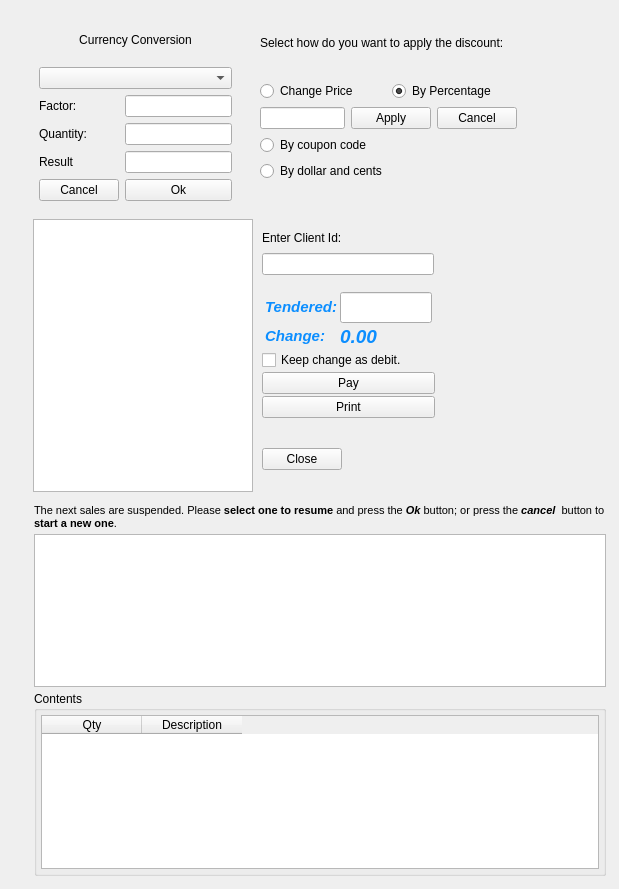
      <widget class="QWidget" name="page_Adds">
       <widget class="QFrame" name="frameCurrency">
        <property name="geometry">
         <rect>
          <x>30</x>
          <y>10</y>
          <width>211</width>
          <height>200</height>
         </rect>
        </property>
        <property name="frameShape">
         <enum>QFrame::NoFrame</enum>
        </property>
        <property name="frameShadow">
         <enum>QFrame::Raised</enum>
        </property>
        <layout class="QGridLayout" name="gridLayout_3">
         <item row="0" column="0" colspan="2">
          <widget class="QLabel" name="label_15">
           <property name="text">
            <string>Currency Conversion</string>
           </property>
           <property name="alignment">
            <set>Qt::AlignCenter</set>
           </property>
          </widget>
         </item>
         <item row="1" column="0" colspan="2">
          <widget class="QComboBox" name="comboCurrency"/>
         </item>
         <item row="2" column="0">
          <widget class="QLabel" name="label_12">
           <property name="text">
            <string>Factor:</string>
           </property>
          </widget>
         </item>
         <item row="2" column="1">
          <widget class="QLineEdit" name="editConvFactor">
           <property name="readOnly">
            <bool>true</bool>
           </property>
          </widget>
         </item>
         <item row="3" column="0">
          <widget class="QLabel" name="label_13">
           <property name="text">
            <string>Quantity:</string>
           </property>
          </widget>
         </item>
         <item row="3" column="1">
          <widget class="QLineEdit" name="editConvQty"/>
         </item>
         <item row="4" column="0">
          <widget class="QLabel" name="label_14">
           <property name="text">
            <string>Result</string>
           </property>
          </widget>
         </item>
         <item row="4" column="1">
          <widget class="QLineEdit" name="editConvResult">
           <property name="readOnly">
            <bool>true</bool>
           </property>
          </widget>
         </item>
         <item row="5" column="0">
          <widget class="QPushButton" name="btnConvCancel">
           <property name="text">
            <string>Cancel</string>
           </property>
          </widget>
         </item>
         <item row="5" column="1">
          <widget class="QPushButton" name="btnConvOk">
           <property name="text">
            <string>Ok</string>
           </property>
          </widget>
         </item>
        </layout>
       </widget>
       <widget class="QWidget" name="discountWidget" native="true">
        <property name="geometry">
         <rect>
          <x>260</x>
          <y>10</y>
          <width>257</width>
          <height>171</height>
         </rect>
        </property>
        <property name="sizePolicy">
         <sizepolicy hsizetype="MinimumExpanding" vsizetype="MinimumExpanding">
          <horstretch>0</horstretch>
          <verstretch>0</verstretch>
         </sizepolicy>
        </property>
        <layout class="QVBoxLayout" name="verticalLayout_5">
         <item>
          <widget class="QLabel" name="lbl_discounts">
           <property name="text">
            <string>Select how do you want to apply the discount:</string>
           </property>
           <property name="wordWrap">
            <bool>true</bool>
           </property>
          </widget>
         </item>
         <item>
          <layout class="QHBoxLayout" name="horizontalLayout_8">
           <item>
            <widget class="QRadioButton" name="rbPriceChange">
             <property name="text">
              <string>Change Price</string>
             </property>
            </widget>
           </item>
           <item>
            <widget class="QRadioButton" name="rbPercentage">
             <property name="text">
              <string>By Percentage</string>
             </property>
             <property name="checked">
              <bool>true</bool>
             </property>
            </widget>
           </item>
          </layout>
         </item>
         <item>
          <layout class="QHBoxLayout" name="horizontalLayout_3">
           <item>
            <widget class="MibitLineEdit" name="editDiscount"/>
           </item>
           <item>
            <widget class="QPushButton" name="btnApplyDiscount">
             <property name="text">
              <string>Apply</string>
             </property>
            </widget>
           </item>
           <item>
            <widget class="QPushButton" name="btnCancelDiscount">
             <property name="text">
              <string>Cancel</string>
             </property>
            </widget>
           </item>
          </layout>
         </item>
         <item>
          <widget class="QRadioButton" name="rbCoupon">
           <property name="text">
            <string>By coupon code</string>
           </property>
          </widget>
         </item>
         <item>
          <widget class="QRadioButton" name="rbMoney">
           <property name="text">
            <string>By dollar and cents</string>
           </property>
          </widget>
         </item>
        </layout>
       </widget>
       <widget class="QWidget" name="resumeWidget" native="true">
        <property name="geometry">
         <rect>
          <x>30</x>
          <y>500</y>
          <width>580</width>
          <height>380</height>
         </rect>
        </property>
        <property name="minimumSize">
         <size>
          <width>580</width>
          <height>380</height>
         </size>
        </property>
        <layout class="QVBoxLayout" name="verticalLayout_7">
         <property name="spacing">
          <number>4</number>
         </property>
         <property name="leftMargin">
          <number>4</number>
         </property>
         <property name="topMargin">
          <number>4</number>
         </property>
         <property name="rightMargin">
          <number>4</number>
         </property>
         <property name="bottomMargin">
          <number>4</number>
         </property>
         <item>
          <widget class="QLabel" name="lblTitle">
           <property name="text">
            <string>&lt;!DOCTYPE HTML PUBLIC &quot;-//W3C//DTD HTML 4.0//EN&quot; &quot;http://www.w3.org/TR/REC-html40/strict.dtd&quot;&gt;
&lt;html&gt;&lt;head&gt;&lt;meta name=&quot;qrichtext&quot; content=&quot;1&quot; /&gt;&lt;style type=&quot;text/css&quot;&gt;
p, li { white-space: pre-wrap; }
&lt;/style&gt;&lt;/head&gt;&lt;body style=&quot; font-family:'Lucida Grande'; font-size:8pt; font-weight:400; font-style:normal;&quot;&gt;
&lt;p style=&quot; margin-top:0px; margin-bottom:0px; margin-left:0px; margin-right:0px; -qt-block-indent:0; text-indent:0px;&quot;&gt;The next sales are suspended. Please &lt;span style=&quot; font-weight:600;&quot;&gt;select one to resume&lt;/span&gt; and press the &lt;span style=&quot; font-weight:600; font-style:italic;&quot;&gt;Ok&lt;/span&gt; button; or press the &lt;span style=&quot; font-weight:600; font-style:italic;&quot;&gt;cancel&lt;/span&gt;  button to &lt;span style=&quot; font-weight:600;&quot;&gt;start a new one&lt;/span&gt;.&lt;/p&gt;&lt;/body&gt;&lt;/html&gt;</string>
           </property>
           <property name="wordWrap">
            <bool>true</bool>
           </property>
          </widget>
         </item>
         <item>
          <widget class="QTableView" name="tableSuspendedSales">
           <property name="minimumSize">
            <size>
             <width>280</width>
             <height>0</height>
            </size>
           </property>
           <property name="editTriggers">
            <set>QAbstractItemView::NoEditTriggers</set>
           </property>
           <property name="selectionMode">
            <enum>QAbstractItemView::SingleSelection</enum>
           </property>
           <property name="selectionBehavior">
            <enum>QAbstractItemView::SelectRows</enum>
           </property>
           <property name="sortingEnabled">
            <bool>true</bool>
           </property>
           <property name="cornerButtonEnabled">
            <bool>false</bool>
           </property>
          </widget>
         </item>
         <item>
          <widget class="QGroupBox" name="groupBox_2">
           <property name="minimumSize">
            <size>
             <width>0</width>
             <height>100</height>
            </size>
           </property>
           <property name="title">
            <string>Contents</string>
           </property>
           <layout class="QVBoxLayout" name="verticalLayout_6">
            <property name="spacing">
             <number>4</number>
            </property>
            <property name="leftMargin">
             <number>4</number>
            </property>
            <property name="topMargin">
             <number>4</number>
            </property>
            <property name="rightMargin">
             <number>4</number>
            </property>
            <property name="bottomMargin">
             <number>4</number>
            </property>
            <item>
             <widget class="QTableWidget" name="contentTable">
              <column>
               <property name="text">
                <string>Qty</string>
               </property>
              </column>
              <column>
               <property name="text">
                <string>Description</string>
               </property>
              </column>
             </widget>
            </item>
           </layout>
          </widget>
         </item>
        </layout>
       </widget>
       <widget class="QWidget" name="creditWidget" native="true">
        <property name="geometry">
         <rect>
          <x>30</x>
          <y>210</y>
          <width>420</width>
          <height>285</height>
         </rect>
        </property>
        <property name="sizePolicy">
         <sizepolicy hsizetype="Minimum" vsizetype="Expanding">
          <horstretch>0</horstretch>
          <verstretch>0</verstretch>
         </sizepolicy>
        </property>
        <property name="minimumSize">
         <size>
          <width>320</width>
          <height>280</height>
         </size>
        </property>
        <property name="maximumSize">
         <size>
          <width>16777215</width>
          <height>16777215</height>
         </size>
        </property>
        <layout class="QGridLayout" name="gridLayout_4">
         <property name="leftMargin">
          <number>3</number>
         </property>
         <property name="topMargin">
          <number>9</number>
         </property>
         <property name="rightMargin">
          <number>3</number>
         </property>
         <property name="bottomMargin">
          <number>3</number>
         </property>
         <item row="0" column="0" rowspan="4">
          <widget class="QTextEdit" name="creditContent">
           <property name="sizePolicy">
            <sizepolicy hsizetype="Expanding" vsizetype="Expanding">
             <horstretch>0</horstretch>
             <verstretch>0</verstretch>
            </sizepolicy>
           </property>
           <property name="minimumSize">
            <size>
             <width>0</width>
             <height>0</height>
            </size>
           </property>
           <property name="maximumSize">
            <size>
             <width>220</width>
             <height>16777215</height>
            </size>
           </property>
           <property name="horizontalScrollBarPolicy">
            <enum>Qt::ScrollBarAlwaysOff</enum>
           </property>
          </widget>
         </item>
         <item row="0" column="1">
          <widget class="QWidget" name="widget_2" native="true">
           <property name="sizePolicy">
            <sizepolicy hsizetype="MinimumExpanding" vsizetype="Preferred">
             <horstretch>0</horstretch>
             <verstretch>0</verstretch>
            </sizepolicy>
           </property>
           <layout class="QVBoxLayout" name="verticalLayout_9">
            <property name="leftMargin">
             <number>3</number>
            </property>
            <property name="rightMargin">
             <number>12</number>
            </property>
            <item>
             <widget class="QLabel" name="label_16">
              <property name="sizePolicy">
               <sizepolicy hsizetype="Maximum" vsizetype="Preferred">
                <horstretch>0</horstretch>
                <verstretch>0</verstretch>
               </sizepolicy>
              </property>
              <property name="text">
               <string>Enter Client Id:</string>
              </property>
             </widget>
            </item>
            <item>
             <widget class="QLineEdit" name="editClientIdForCredit">
              <property name="sizePolicy">
               <sizepolicy hsizetype="Expanding" vsizetype="Fixed">
                <horstretch>0</horstretch>
                <verstretch>0</verstretch>
               </sizepolicy>
              </property>
              <property name="maximumSize">
               <size>
                <width>172</width>
                <height>16777215</height>
               </size>
              </property>
             </widget>
            </item>
           </layout>
          </widget>
         </item>
         <item row="3" column="1">
          <widget class="QWidget" name="widget" native="true">
           <property name="sizePolicy">
            <sizepolicy hsizetype="Maximum" vsizetype="Preferred">
             <horstretch>0</horstretch>
             <verstretch>0</verstretch>
            </sizepolicy>
           </property>
           <property name="layoutDirection">
            <enum>Qt::LeftToRight</enum>
           </property>
           <layout class="QHBoxLayout" name="horizontalLayout_5">
            <property name="spacing">
             <number>0</number>
            </property>
            <property name="leftMargin">
             <number>3</number>
            </property>
            <property name="topMargin">
             <number>0</number>
            </property>
            <property name="rightMargin">
             <number>12</number>
            </property>
            <property name="bottomMargin">
             <number>0</number>
            </property>
            <item>
             <widget class="QPushButton" name="btnCancelCreditPayment">
              <property name="sizePolicy">
               <sizepolicy hsizetype="Maximum" vsizetype="Fixed">
                <horstretch>0</horstretch>
                <verstretch>0</verstretch>
               </sizepolicy>
              </property>
              <property name="text">
               <string>Close</string>
              </property>
             </widget>
            </item>
           </layout>
          </widget>
         </item>
         <item row="1" column="1" rowspan="2">
          <widget class="QWidget" name="creditPaymentWidget" native="true">
           <property name="sizePolicy">
            <sizepolicy hsizetype="Expanding" vsizetype="Maximum">
             <horstretch>0</horstretch>
             <verstretch>0</verstretch>
            </sizepolicy>
           </property>
           <property name="minimumSize">
            <size>
             <width>0</width>
             <height>50</height>
            </size>
           </property>
           <layout class="QVBoxLayout" name="verticalLayout_8">
            <property name="spacing">
             <number>2</number>
            </property>
            <property name="leftMargin">
             <number>3</number>
            </property>
            <property name="topMargin">
             <number>0</number>
            </property>
            <property name="rightMargin">
             <number>12</number>
            </property>
            <property name="bottomMargin">
             <number>0</number>
            </property>
            <item>
             <layout class="QGridLayout" name="gridLayout_5">
              <property name="horizontalSpacing">
               <number>0</number>
              </property>
              <item row="0" column="0">
               <widget class="QLabel" name="label_18">
                <property name="sizePolicy">
                 <sizepolicy hsizetype="Minimum" vsizetype="Preferred">
                  <horstretch>0</horstretch>
                  <verstretch>0</verstretch>
                 </sizepolicy>
                </property>
                <property name="text">
                 <string>&lt;!DOCTYPE HTML PUBLIC &quot;-//W3C//DTD HTML 4.0//EN&quot; &quot;http://www.w3.org/TR/REC-html40/strict.dtd&quot;&gt;
&lt;html&gt;&lt;head&gt;&lt;meta name=&quot;qrichtext&quot; content=&quot;1&quot; /&gt;&lt;style type=&quot;text/css&quot;&gt;
p, li { white-space: pre-wrap; }
&lt;/style&gt;&lt;/head&gt;&lt;body style=&quot; font-family:'Ubuntu'; font-size:11pt; font-weight:400; font-style:normal;&quot;&gt;
&lt;p style=&quot; margin-top:0px; margin-bottom:0px; margin-left:0px; margin-right:0px; -qt-block-indent:0; text-indent:0px;&quot;&gt;&lt;span style=&quot; font-weight:600; font-style:italic; color:#0c8eff;&quot;&gt;Tendered:&lt;/span&gt;&lt;/p&gt;&lt;/body&gt;&lt;/html&gt;</string>
                </property>
                <property name="alignment">
                 <set>Qt::AlignRight|Qt::AlignTrailing|Qt::AlignVCenter</set>
                </property>
               </widget>
              </item>
              <item row="0" column="1">
               <widget class="MibitLineEdit" name="editCreditTendered">
                <property name="sizePolicy">
                 <sizepolicy hsizetype="Expanding" vsizetype="Fixed">
                  <horstretch>0</horstretch>
                  <verstretch>0</verstretch>
                 </sizepolicy>
                </property>
                <property name="minimumSize">
                 <size>
                  <width>60</width>
                  <height>30</height>
                 </size>
                </property>
                <property name="maximumSize">
                 <size>
                  <width>92</width>
                  <height>16777215</height>
                 </size>
                </property>
                <property name="font">
                 <font>
                  <pointsize>14</pointsize>
                  <weight>75</weight>
                  <bold>true</bold>
                 </font>
                </property>
               </widget>
              </item>
              <item row="1" column="1">
               <widget class="QLabel" name="lblCreditChange">
                <property name="sizePolicy">
                 <sizepolicy hsizetype="Maximum" vsizetype="Preferred">
                  <horstretch>0</horstretch>
                  <verstretch>0</verstretch>
                 </sizepolicy>
                </property>
                <property name="font">
                 <font>
                  <pointsize>14</pointsize>
                  <italic>true</italic>
                 </font>
                </property>
                <property name="text">
                 <string>&lt;!DOCTYPE HTML PUBLIC &quot;-//W3C//DTD HTML 4.0//EN&quot; &quot;http://www.w3.org/TR/REC-html40/strict.dtd&quot;&gt;
&lt;html&gt;&lt;head&gt;&lt;meta name=&quot;qrichtext&quot; content=&quot;1&quot; /&gt;&lt;style type=&quot;text/css&quot;&gt;
p, li { white-space: pre-wrap; }
&lt;/style&gt;&lt;/head&gt;&lt;body style=&quot; font-family:'Ubuntu'; font-size:14pt; font-weight:400; font-style:italic;&quot;&gt;
&lt;p style=&quot; margin-top:0px; margin-bottom:0px; margin-left:0px; margin-right:0px; -qt-block-indent:0; text-indent:0px;&quot;&gt;&lt;span style=&quot; font-weight:600; color:#0c8eff;&quot;&gt;0.00&lt;/span&gt;&lt;/p&gt;&lt;/body&gt;&lt;/html&gt;</string>
                </property>
                <property name="textFormat">
                 <enum>Qt::RichText</enum>
                </property>
                <property name="alignment">
                 <set>Qt::AlignLeading|Qt::AlignLeft|Qt::AlignVCenter</set>
                </property>
                <property name="margin">
                 <number>0</number>
                </property>
               </widget>
              </item>
              <item row="1" column="0">
               <widget class="QLabel" name="label_19">
                <property name="sizePolicy">
                 <sizepolicy hsizetype="Maximum" vsizetype="Preferred">
                  <horstretch>0</horstretch>
                  <verstretch>0</verstretch>
                 </sizepolicy>
                </property>
                <property name="text">
                 <string>&lt;!DOCTYPE HTML PUBLIC &quot;-//W3C//DTD HTML 4.0//EN&quot; &quot;http://www.w3.org/TR/REC-html40/strict.dtd&quot;&gt;
&lt;html&gt;&lt;head&gt;&lt;meta name=&quot;qrichtext&quot; content=&quot;1&quot; /&gt;&lt;style type=&quot;text/css&quot;&gt;
p, li { white-space: pre-wrap; }
&lt;/style&gt;&lt;/head&gt;&lt;body style=&quot; font-family:'Ubuntu'; font-size:11pt; font-weight:400; font-style:normal;&quot;&gt;
&lt;p style=&quot; margin-top:0px; margin-bottom:0px; margin-left:0px; margin-right:0px; -qt-block-indent:0; text-indent:0px;&quot;&gt;&lt;span style=&quot; font-weight:600; font-style:italic; color:#0c8eff;&quot;&gt;Change:&lt;/span&gt;&lt;/p&gt;&lt;/body&gt;&lt;/html&gt;</string>
                </property>
                <property name="alignment">
                 <set>Qt::AlignRight|Qt::AlignTrailing|Qt::AlignVCenter</set>
                </property>
               </widget>
              </item>
             </layout>
            </item>
            <item>
             <widget class="QCheckBox" name="chKeepDebit">
              <property name="sizePolicy">
               <sizepolicy hsizetype="Maximum" vsizetype="Fixed">
                <horstretch>0</horstretch>
                <verstretch>0</verstretch>
               </sizepolicy>
              </property>
              <property name="text">
               <string>Keep change as debit.</string>
              </property>
             </widget>
            </item>
            <item>
             <widget class="QPushButton" name="btnPayCredit">
              <property name="sizePolicy">
               <sizepolicy hsizetype="Minimum" vsizetype="Fixed">
                <horstretch>0</horstretch>
                <verstretch>0</verstretch>
               </sizepolicy>
              </property>
              <property name="text">
               <string>Pay</string>
              </property>
             </widget>
            </item>
            <item>
             <widget class="QPushButton" name="btnPrintCreditReport">
              <property name="text">
               <string>Print</string>
              </property>
             </widget>
            </item>
           </layout>
          </widget>
         </item>
        </layout>
       </widget>
      </widget>
